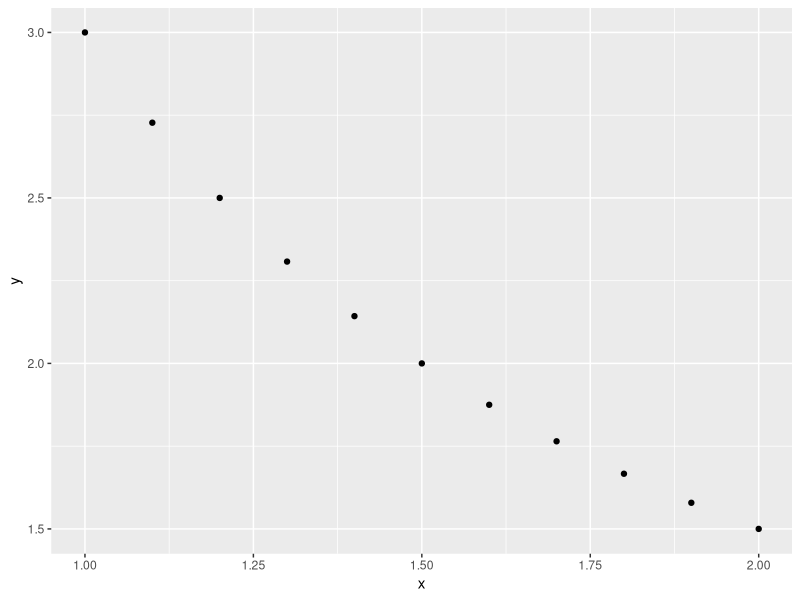

Source code (R):
## ---- chunk 1
library(knitr)
library(ggplot2)
set.seed(20275)
# My ggplot theme
myTheme <- theme(axis.ticks=element_blank(),
                 axis.title=element_text(size="10"),
                  panel.border = element_rect(color="gray", fill=NA), 
                  panel.background=element_rect(fill="#FBFBFB"), 
                  panel.grid.major.y=element_line(color="white", size=0.5), 
                  panel.grid.major.x=element_line(color="white", size=0.5),
                  plot.title=element_text(size="10"))
## ---- chunk 2
# Define an R function for the probability function
prXk <- function(k)
{
  c = 1/14
  p <- c * k^2
  
  return (p)
}

prX1 <- prXk(1)
prX1
prX2 <- prXk(2)
prX2
prX3 <- prXk(3)
prX3

ExpVal <- prX1 + (2*prX2) + (3*prX3)

secondMoment <- prX1 + (2^2*prX2) + (3^2*prX3)
## ---- chunk 3
pr2X <- function(x)
{
  c <- 3 / x^3
  return( c * x^2)
}

r <- seq(1, 2, by=0.1)

pr2Xr <- pr2X(r)

g1 <- ggplot(data=data.frame(x=r, y=pr2Xr)) + geom_point(aes(x=x, y=y))
g1

